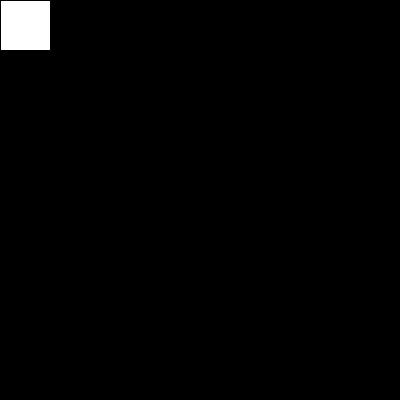
Frame 1 (no input)
Frame 60 (the mouse pressed at the canvas centre just before this capture): identical to frame 1, image omitted
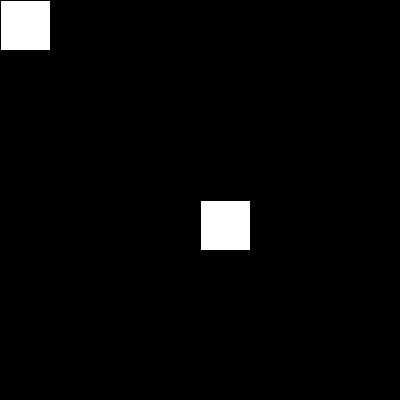
Frame 120 (the mouse held since frame 60 and released just before this capture)

The Processing sketch that drew these frames (run headless with seeded random() and noise(); from frame 60 on, the mouse is pressed at the canvas centre):

// Processing sketch: Demosouris
// ── Demosouris.pde
void setup(){
  size(400,400);
  smooth();
  background(0);
  noCursor();
}

void draw(){
  
 int x=mouseX;
 int y=mouseY;
 rect(x,y,50,50);
}
